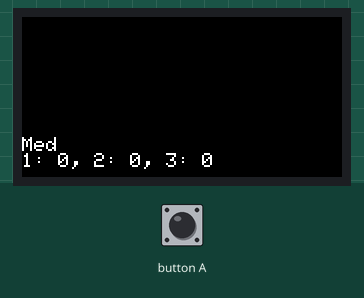
Bench run of a sketch on a simulated ESP32. Shown: 160×80 colour display. I2S audio is not simulated (input reads silence); what the sketch prints to the serial monitor is not drawn.

Above: at 0.25 s.
At 4.08 s:
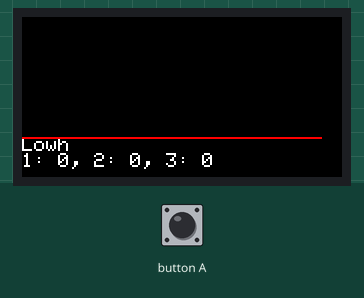
At 10.01 s:
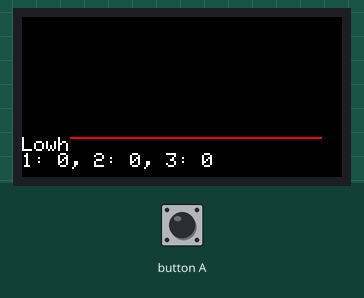
At 19.77 s:
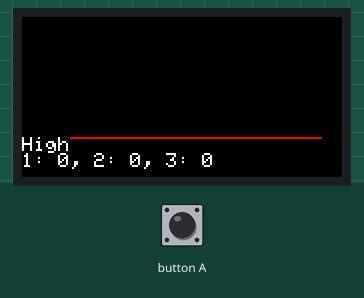
At 29.13 s:
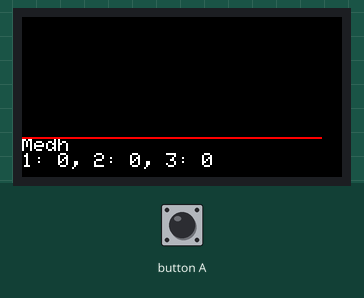
At 39.81 s:
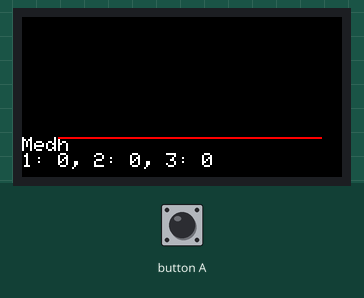

The sketch:

Micophone_volume.ino
```cpp
#include <M5StickC.h>
#include <driver/i2s.h>

#define PIN_CLK  0
#define PIN_DATA 34
#define READ_LEN (10 * 256)
#define GAIN_FACTOR 3
uint8_t BUFFER[READ_LEN] = {0};

uint16_t oldy[160];
int16_t *adcBuffer = NULL;

int volume = 0;
int oldvol = 0;
float minratio = 1.0;
float maxratio = 1.0;
int diff = 0;
int xmin = 0;
int xmax = 0;

int sensitivityMode = 0;
String modeText = "Low";
float margin = 0.02;
float margin2 = 0.04;
float margin3 = 0.06;

uint16_t color = BLUE;

void i2sInit()
{
   i2s_config_t i2s_config = {
    .mode = (i2s_mode_t)(I2S_MODE_MASTER | I2S_MODE_RX | I2S_MODE_PDM),
    .sample_rate =  44100,
    .bits_per_sample = I2S_BITS_PER_SAMPLE_16BIT, // is fixed at 12bit, stereo, MSB
    .channel_format = I2S_CHANNEL_FMT_ALL_RIGHT,
    .communication_format = I2S_COMM_FORMAT_I2S,
    .intr_alloc_flags = ESP_INTR_FLAG_LEVEL1,
    .dma_buf_count = 2,
    .dma_buf_len = 128,
   };

   i2s_pin_config_t pin_config;
   pin_config.bck_io_num   = I2S_PIN_NO_CHANGE;
   pin_config.ws_io_num    = PIN_CLK;
   pin_config.data_out_num = I2S_PIN_NO_CHANGE;
   pin_config.data_in_num  = PIN_DATA;


   i2s_driver_install(I2S_NUM_0, &i2s_config, 0, NULL);
   i2s_set_pin(I2S_NUM_0, &pin_config);
   i2s_set_clk(I2S_NUM_0, 44100, I2S_BITS_PER_SAMPLE_16BIT, I2S_CHANNEL_MONO);
}

int setVolume(float ratio, float margin) {
  if (ratio < (1.00 - margin)) { return 1; }
  else if (ratio > (1.00 + margin)) { return 1; }
  return 0;
}

int decayVolume(int val, int oldVal, int decay) {
  if (val == oldVal) {
    val -= decay;
    if (val < 0) {
      val = 0;
    }
  }
  return val;
}

void changeModes() {
  sensitivityMode++;
  if (sensitivityMode > 2) { sensitivityMode = 0; }
  if (sensitivityMode == 0) {
    modeText = "Low";
    margin = 0.02;
    margin2 = 0.03;
    margin3 = 0.04;
  } else if (sensitivityMode == 1) {
    modeText = "Med";
    margin = 0.03;
    margin2 = 0.04;
    margin3 = 0.05;
  } else {
    modeText = "High";
    margin = 0.04;
    margin2 = 0.05;
    margin3 = 0.06;
  }
}

void setBackgroundColor(int val) {
  int limit = 100;
  float multiplier = 2;
  uint16_t oldColor = color;
  if (0 <= val && val <= limit) { color = BLUE; }
  if (limit < val && val <= limit*2) { color = GREEN; }
  if (limit*2 < val && val <= limit*3) { color = 0xff80; }
  if (limit*3 < val && val <= limit*4) { color = 0xfbe4; }
  if (limit*4 < val && val <= limit*5) { color = 0xe8e4; }

  if (color != oldColor) {
    M5.Lcd.fillScreen(color);
  }
}

void mic_record_task (void* arg)
{
  size_t bytesread;

  int timer = 0;
  int seconds = 10;
  int cycle = 15;
  int decay = 10;

  int graphBase = 60;

  int oldy1[cycle];
  int oldy2[cycle];
  int oldy3[cycle];
  int volarr1[cycle];
  int volarr2[cycle];
  int volarr3[cycle];
  int vol1 = 0;
  int vol2 = 0;
  int vol3 = 0;
  int vol1_total = 0;
  int vol2_total = 0;
  int vol3_total = 0;

  while(1){
    // Detect button press
    if (digitalRead(M5_BUTTON_HOME) == LOW) {
      changeModes();
    }

    // Read in sound data
    float delayRate = 100 / portTICK_RATE_MS;
    i2s_read(I2S_NUM_0,(char*) BUFFER, READ_LEN, &bytesread, delayRate);
    adcBuffer = (int16_t *)BUFFER;

    // Set values
    showSignal();
    float ratio = (float)volume/oldvol;

    // Print values
    M5.Lcd.setCursor(0, 60);

//    M5.Lcd.println(timer/10);
    M5.Lcd.println(modeText);
//    M5.Lcd.println(ratio);
    if (vol1_total < 100 && vol1_total > -100) {
      M5.Lcd.printf("1: %d, 2: %d, 3: %d\n", vol1_total, vol2_total, vol3_total);
    }

    // Set volume points for different sensitivities
    vol1 += setVolume(ratio, margin);
    vol2 += setVolume(ratio, margin2);
    vol3 += setVolume(ratio, margin3);

    timer += 1;

    // For every second draw graph
    if (timer % 10 == 0) {
      vol1_total = 0;
      vol2_total = 0;
      vol3_total = 0;

      // Get last values, and decay if no change
      int endIndex = cycle - 1;
      int lastVal1 = volarr1[endIndex];
      int lastVal2 = volarr2[endIndex];
      int lastVal3 = volarr3[endIndex];

      vol1 = decayVolume(vol1, lastVal1, decay);
      vol2 = decayVolume(vol2, lastVal2, decay);
      vol3 = decayVolume(vol3, lastVal3, decay);

      // 'Move' values over to the 'left'
      for (int i=0; i<cycle; i++) {

        if (i == endIndex) {
          volarr1[endIndex] = vol1;
          volarr2[endIndex] = vol2;
          volarr3[endIndex] = vol3;
        } else {
          volarr1[i] = volarr1[i+1];
          volarr2[i] = volarr2[i+1];
          volarr3[i] = volarr3[i+1];
        }

      // Graph START
        // 'Erase' old values, and draw new values
        int nLength = 160 / cycle;
        int nStart = i*nLength;
        int nEnd = (i+1)*nLength;
        for (int n=nStart; n<nEnd; n++) {
          M5.Lcd.drawPixel(n,graphBase-oldy1[i],BLACK);
          M5.Lcd.drawPixel(n,graphBase-oldy2[i],BLACK);
          M5.Lcd.drawPixel(n,graphBase-oldy3[i],BLACK);
          M5.Lcd.drawPixel(n,graphBase-volarr1[i],GREEN);
          M5.Lcd.drawPixel(n,graphBase-volarr2[i],BLUE);
          M5.Lcd.drawPixel(n,graphBase-volarr3[i],RED);
        }
      // Graph END

        // Set current totals for each volume level
        vol1_total += volarr1[i];
        vol2_total += volarr2[i];
        vol3_total += volarr3[i];

        // Set old y values to 'erase' on graph next cycle
        oldy1[i] = volarr1[i];
        oldy2[i] = volarr2[i];
        oldy3[i] = volarr3[i];
      }
    }

    // Set background color
//    if (vol1 == 0) {
//      vol1_total -= 1;
//      if (vol1_total < 0) { vol1_total = 0;}
//    }
    setBackgroundColor(vol1_total);

      // Set timer to zero after 10 seconds
//    if (timer >= seconds * 10) {
//      timer = 0;
//    }

    vTaskDelay(delayRate);
  }
}

void setup() {
  M5.begin();
  pinMode(M5_BUTTON_HOME, INPUT);
  M5.Lcd.setRotation(3);
  M5.Lcd.fillScreen(BLACK);
  M5.Lcd.setTextColor(WHITE, BLACK);
  i2sInit();
  xTaskCreate(mic_record_task, "mic_record_task", 2048, NULL, 1, NULL);
}

int setColor(int x) {
  if (x > 255/2) {
    return RED;
  } else {
    return BLUE;
  }
}

void showSignal(){
  int x;
  int y;
  xmin = 0;
  xmax = 0;
  int total = 0;

  // Set all sound values and sum any differences from baseline
  // Sound values are both positive and negative, so absolute value used
  for (int n = 0; n < 100; n++){
    x = map(adcBuffer[n], INT16_MIN, INT16_MAX, -100, 100);
    total += abs(x);
  }

  // Store val from last cycle, set new val for current cycle
  oldvol = volume;
  volume = total;
}

void loop() {
  printf("loop cycling\n");
  vTaskDelay(1000 / portTICK_RATE_MS); // otherwise the main task wastes half of the cpu cycles
}
```
